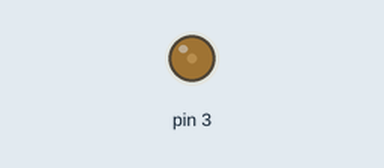
The sketch below on a simulated Arduino Uno, built with avr-gcc and run on an emulated ATmega328P. Shown: output pins drawn as LEDs (lit = HIGH).

Above: at 0.05 s.
At 1.5 s:
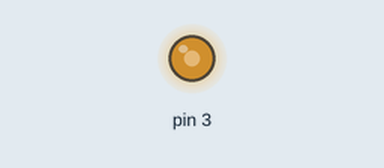
At 3.0 s:
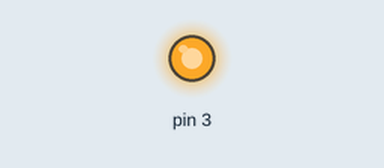
Timing chart, 0 to 6.9 s (numbered marks = the images above):
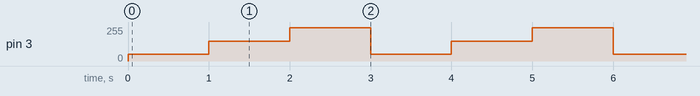

Measured:
- by itself, pin 3: repeats every 3.0 s: 150/255 1.0 s, 250/255 1.0 s, 50/255 1.0 s

The sketch:

led.ino
```cpp
void setup() {
  pinMode(3, OUTPUT);
//  digitalWrite(3, HIGH);

  analogWrite(3, 0);

}

void loop() {

  analogWrite(3, 50);

  delay(1000);

  analogWrite(3, 150);

  delay(1000);

  analogWrite(3, 250);

  delay(1000);
}
```
